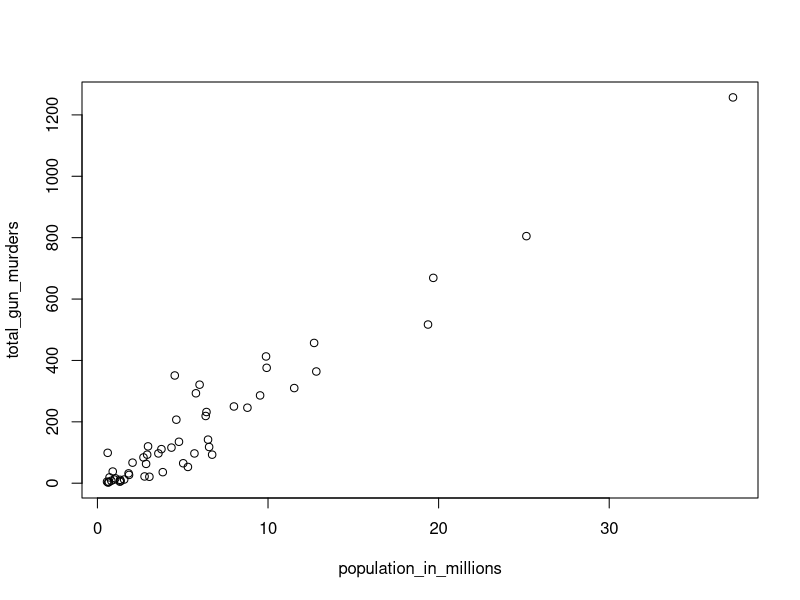
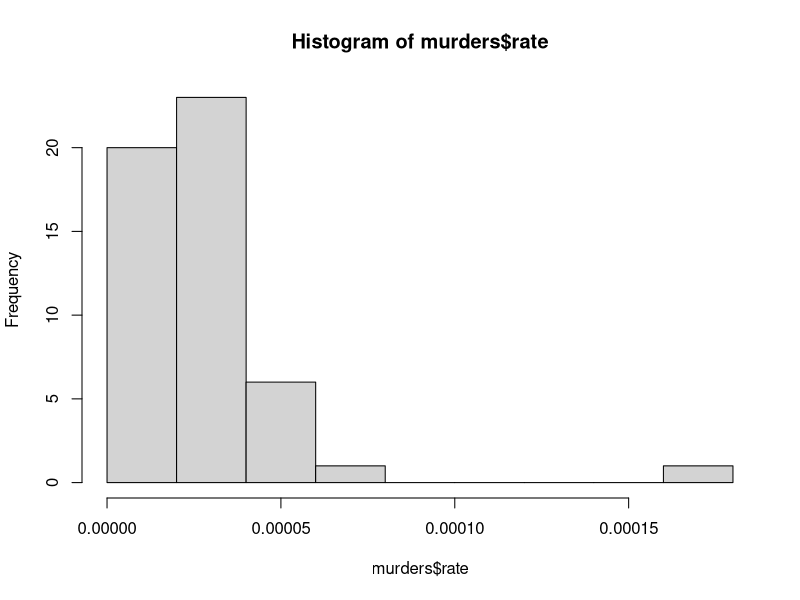
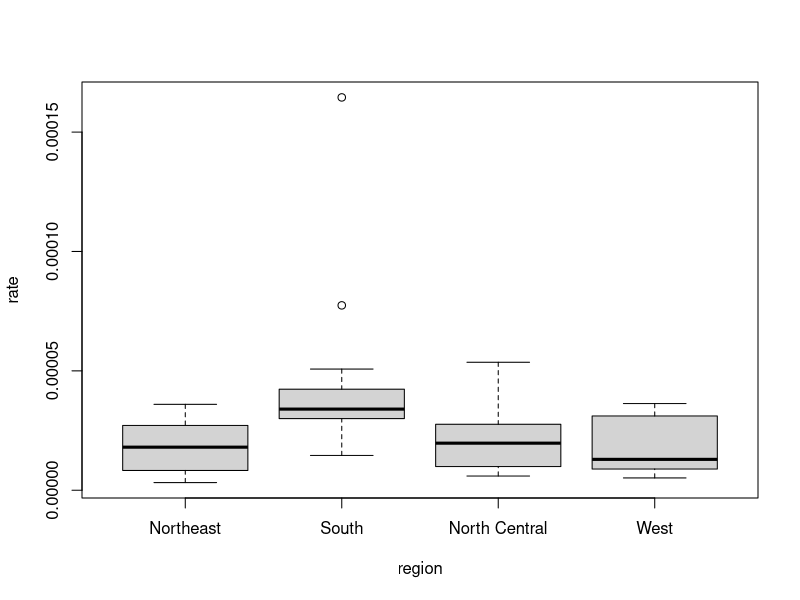

Write R code to recreate these figures, in order.
## 3.3 Basic Plots

library(dplyr)
library(dslabs)
data("murders")

# Scatter Plots- exploratory visualizations that plot quantities against each other. See below for a simple scatterplot of total murders vs population
population_in_millions <- murders$population/10^6
total_gun_murders <- murders$total
plot(population_in_millions, total_gun_murders)

# Histograms - powerful graphical summaries of a list of numbers that gives a general overview of the types of numbers you have
murders <- mutate(murders, rate = total/population)
hist(murders$rate)
murders$state[which.max(murders$rate)]

# Boxplots - provide a more terse summary than the histogram, but are easier to stack against each other so we can see many distributions in one plot.
boxplot(rate~region, data = murders)
